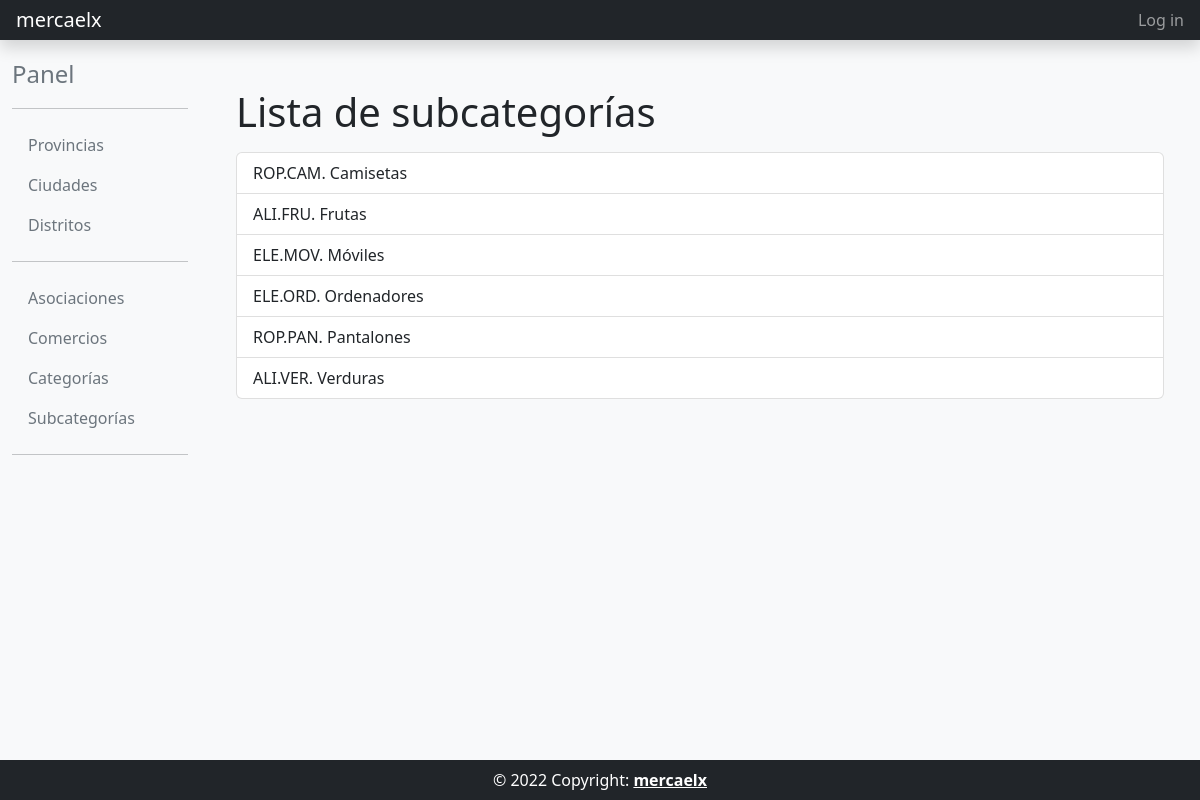
Page /subcategoria_list/ on the committed database.
### directorio_comercios/models.py (models this page shows, shortened)
class Subcategoria(models.Model):
    codigo = models.CharField(max_length=10)
    nombre = models.CharField(max_length=256)
    categoria = models.ForeignKey(Categoria, on_delete=models.PROTECT)
    def __str__(self):
        return f"{self.categoria.codigo}.{self.codigo}. {self.nombre}"
    class Meta:
        unique_together = ('categoria', 'nombre')
        verbose_name = 'Subcategoría'
        verbose_name_plural = 'Subcategorías'
        ordering = ['codigo']

class Categoria(models.Model):
    codigo = models.CharField(max_length=10)
    nombre = models.CharField(max_length=256, unique=True)

### directorio_comercios/views.py (the view)
# urls.py: path('subcategoria_list/', comercios_views.SubCategoriaListView.as_view(), name='subcategoria_list'),
class SubCategoriaListView(ListView):
    model = Subcategoria
    template_name = 'directorio_comercios/subcategoria_list.html'

### templates/directorio_comercios/subcategoria_list.html
{% extends "common/base_intranet.html" %}
{% block main_content %}
<div class="container">
    <h1>Lista de subcategorías</h1>
    <ul class="list-group mt-3">
    {% for subcategoria in object_list %}
        <a href="{% url 'subcategoria_detail' pk=subcategoria.id %}" class="list-group-item list-group-item-action">{{ subcategoria }}</a>
    {% empty %}
        <p>No existen categorías.</p>
    {% endfor %}
    </ul>
</div>
{% endblock main_content %}

### rows in the picture
Subcategoria: categoria+codigo+nombre "ROP.CAM. Camisetas"
Subcategoria: categoria+codigo+nombre "ALI.FRU. Frutas"
Subcategoria: categoria+codigo+nombre "ELE.MOV. Móviles"
Subcategoria: categoria+codigo+nombre "ELE.ORD. Ordenadores"
Subcategoria: categoria+codigo+nombre "ROP.PAN. Pantalones"
Subcategoria: categoria+codigo+nombre "ALI.VER. Verduras"
